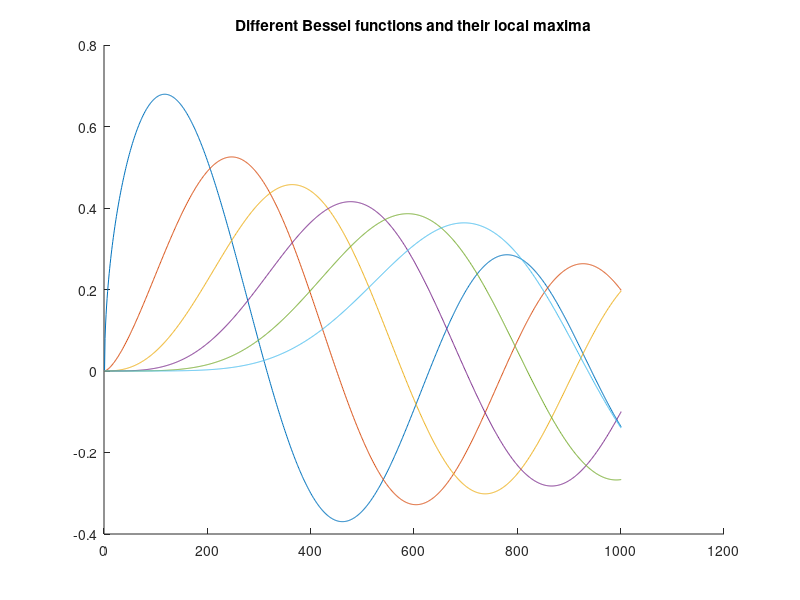

The MATLAB script that drew this image:
x = 0:0.01:10;

figure;
hold on;

for k = 0.5:5.5
    y = besselj(k, x);
    plot(y)
end

title('Different Bessel functions and their local maxima');
